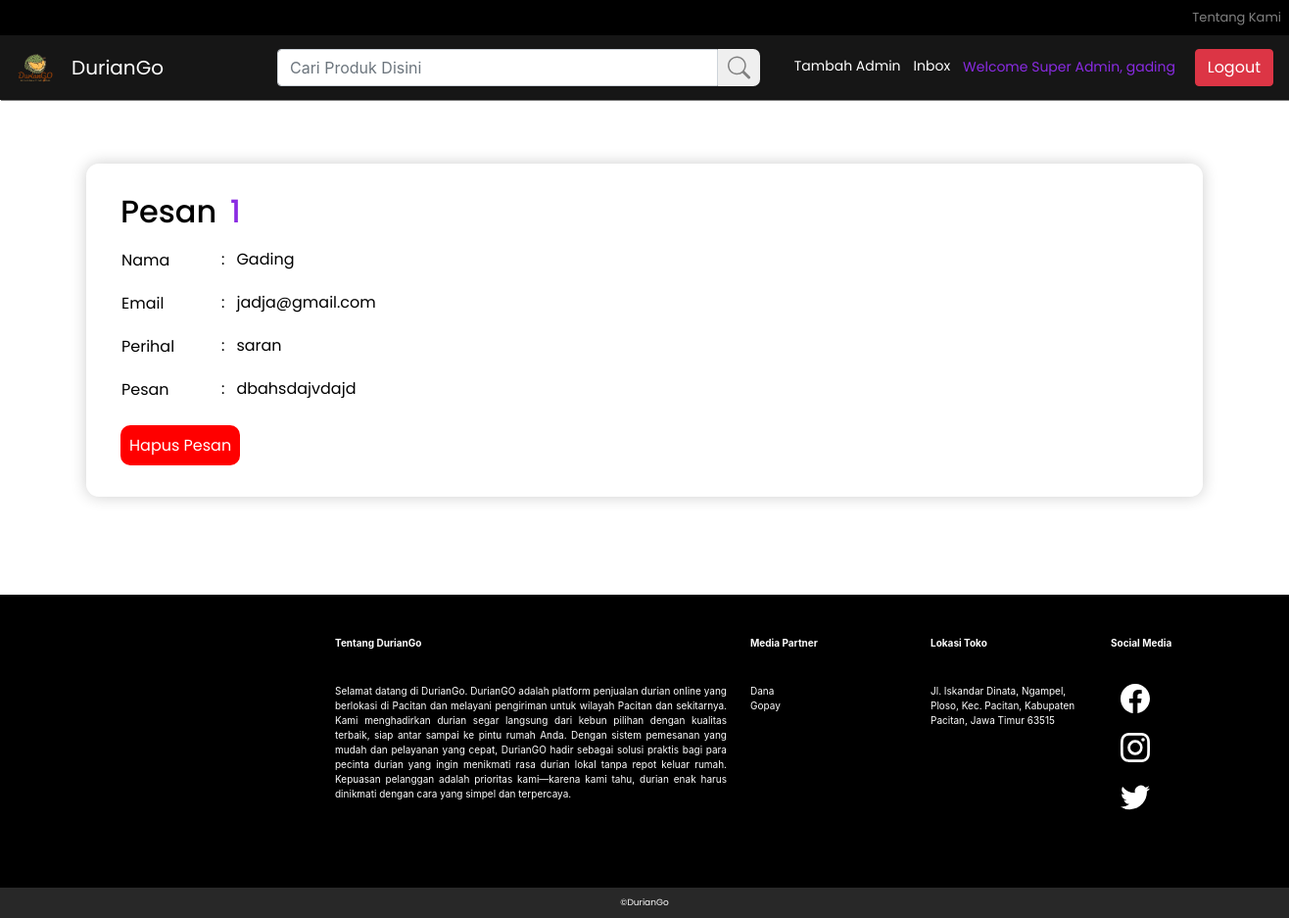
Before: /inboxsuperadmin.php (signed in) with the older database file.
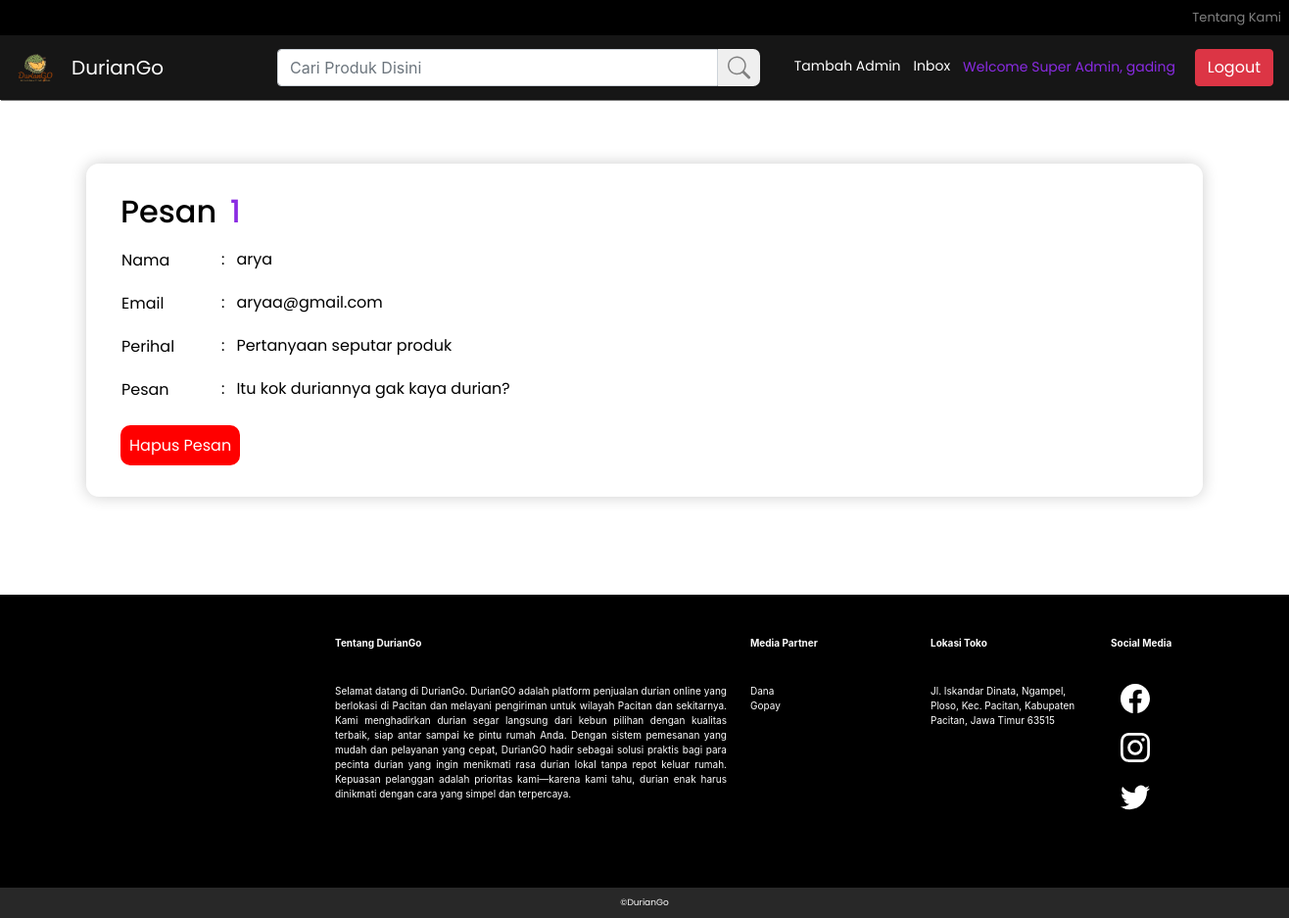
After: the same page with the newer database file.
### tables this page shows
CREATE TABLE `contactus` (
  `id` int(30) NOT NULL,
  `nama` varchar(30) NOT NULL,
  `email` varchar(30) NOT NULL,
  `perihal` varchar(50) NOT NULL,
  `pesan` varchar(400) NOT NULL
);

### inboxsuperadmin.php (the view, shortened to what the changed rows need)
<!doctype html>
<html lang="en">
<head>
    <link rel="stylesheet" href="style.css">
    <link rel="stylesheet" href="https://cdn.jsdelivr.net/npm/bootstrap@4.6.2/dist/css/bootstrap.min.css">
</head>
<body>
    <section>
        <?php
        $angka = 0;
        include 'konek.php';
        $query = mysqli_query($konek, "select * from contactus");
        while ($data = mysqli_fetch_array($query)) {
            $angka = $angka + 1; ?>
            <div class="editlihattiket container" style="display: flex;">
                <div class="formleft container" style="padding-left: 20px;padding-top:10px;margin-right:10px; padding-right:0px;padding-bottom:20px;">
                    <h2>Pesan <span style="margin-left: 5px; color:blueviolet;"> <?php echo $angka; ?></span> </h2>
                    <table>
                        <tr>
                            <td>
                                <label style="margin-top:10px;width:100px;" for="inputnama">Nama</label>
                            </td>
                            <td>:</td>
                            <td> <span style="margin-left: 10px;margin-bottom: 20px;"> <?php echo $data['nama']; ?></span></td>
                        </tr>
                        <tr>
                            <td>
                                <label style="margin-top:10px;width:100px;" for="inputnama">Email</label>
                            </td>
                            <td>:</td>
                            <td> <span style="margin-left: 10px;margin-bottom: 20px;"><?php echo $data['email']; ?></span></td>
                        </tr>
                        <tr>
                            <td>
                                <label style="margin-top:10px;width:100px;" for="inputperihal">Perihal </label>
                            </td>
                            <td>:</td>
                            <td> <span style="margin-left: 10px;margin-bottom: 20px;"> <?php echo $data['perihal']; ?></span></td>
                        </tr>
                        <tr>
                            <td>
                                <label style=" margin-top:10px;width:100px;" for="inputjumlah">Pesan</label>
                            </td>
                            <td>:</td>
                            <td> <span style="margin-left: 10px;margin-bottom: 20px; width :100px;margin-right:20px;"><?php echo $data['pesan']; ?> </span></td>
                        </tr>
                    </table>
                    <br>
                    <a href=hapusinboxadmin.php?id=<?php echo $data['id']; ?> style="text-decoration:none;padding:9px; font-size:16px;margin-left: 0px; background-color: red ; border-style:none; font-family: Poppins; color:white;border-radius:10px;">Hapus Pesan</a>
                </div>
            </div>
        <?php } ?>
    </section>
    <div class="footer" id="aboutus" style="background-color: black; margin-left: 0px; margin-right: 0px; margin-top:100px; padding: 30px; display: flex; text-align: center;">
        <table class="table table-borderless responsive-2" style="color: white; font-size: 10px; text-align: left; margin-left: 300px; margin-right: 300px; overflow-x:auto;">
            <thead>
                <tr>
                    <th scope="col">
                        <li class="list-group" style="margin-bottom: 10px; width: 400px;">Tentang DurianGo</li>
                    </th>
                    <th scope="col">
                        <li class="list-group" style="margin-bottom: 10px; width: 160px;">Media Partner</li>
                    </th>
                    <th scope="col">
                        <li class="list-group" style="margin-bottom: 10px; width: 160px;">Lokasi Toko</li>
                    </th>
                    <th scope="col">
                        <li class="list-group" style="margin-bottom: 10px; width: 160px;">Social Media</li>
                    </th>
                </tr>
            </thead>
        </table>
    </div>
</body>
</html>

Changed rows visible on the page:
removed contactus: nama "Gading", email "jadja@gmail.com", perihal "saran", pesan "dbahsdajvdajd"
added contactus: nama "arya", email "aryaa@gmail.com", perihal "Pertanyaan seputar produk", pesan "Itu kok duriannya gak kaya durian?"
